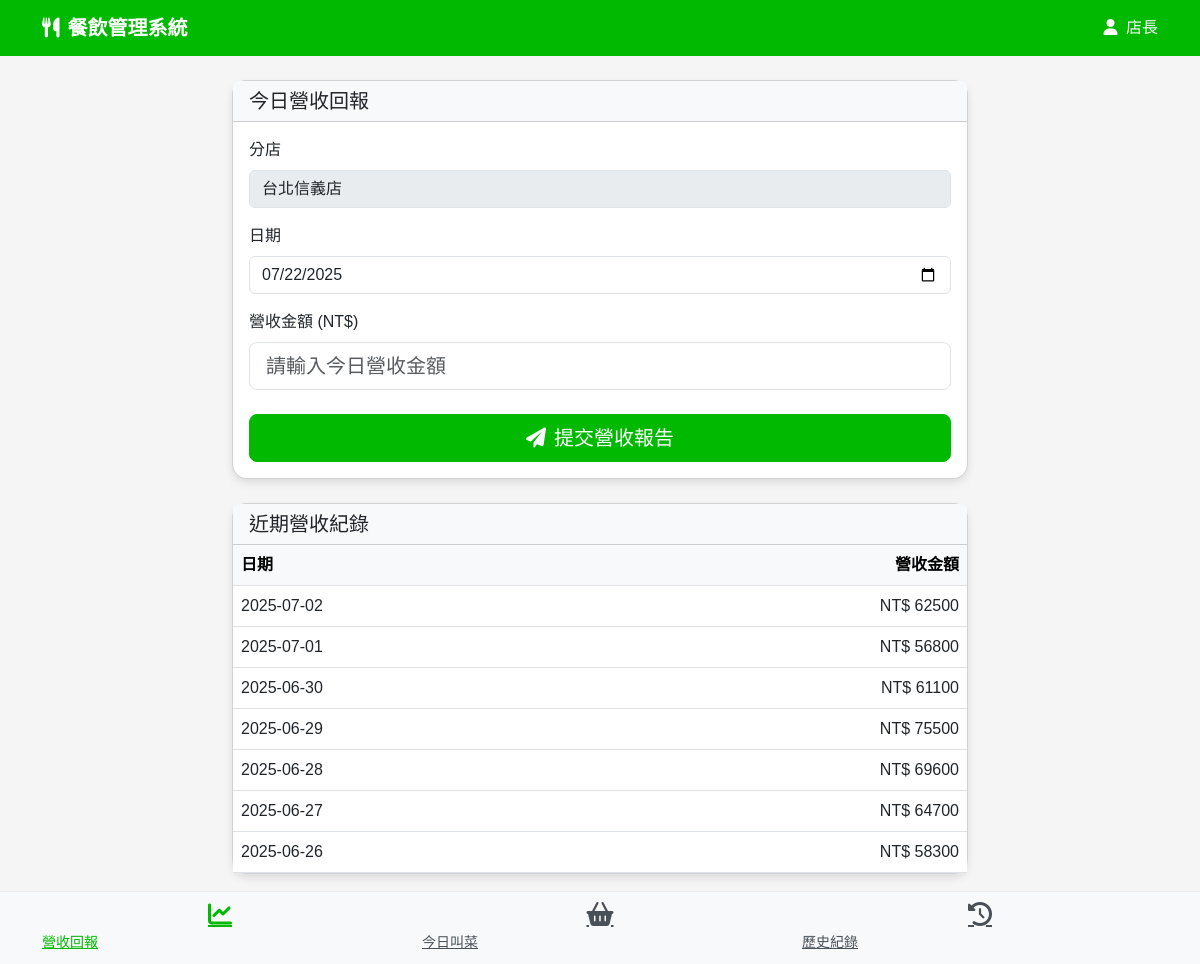
Screenshot of /liff/revenue/ with the database file from the repository.
### apps/mock_data/models.py (models this page shows, shortened)
class Store(models.Model):
    REGION_CHOICES = [
        ('taipei', '台北地區'),
        ('new_taipei', '新北地區'),
        ('taoyuan', '桃園地區'),
        ('taichung', '台中地區'),
        ('tainan', '台南地區'),
        ('kaohsiung', '高雄地區'),
    ]
    name = models.CharField(max_length=100)
    location = models.CharField(max_length=200)
    region = models.CharField(max_length=20, choices=REGION_CHOICES, default='taipei')
    manager_name = models.CharField(max_length=100)
    manager_line_id = models.CharField(max_length=100)
    created_at = models.DateTimeField(auto_now_add=True)

class Revenue(models.Model):
    STATUS_CHOICES = [
        ('pending', '未提交'),
        ('submitted', '已提交'),
    ]
    store = models.ForeignKey(
        Store, on_delete=models.CASCADE, related_name='revenues')
    date = models.DateField(default=timezone.now)
    amount = models.DecimalField(
        max_digits=10, decimal_places=2, validators=[MinValueValidator(0)])
    status = models.CharField(max_length=20, choices=STATUS_CHOICES, default='pending')
    notes = models.TextField(blank=True, help_text='備註說明')
    created_by = models.CharField(max_length=100, default='系統')
    updated_by = models.CharField(max_length=100, default='系統')
    updated_at = models.DateTimeField(auto_now=True)
    submitted_at = models.DateTimeField(auto_now_add=True)
    class Meta:
        unique_together = ['store', 'date']
        ordering = ['-date']

### apps/liff_interface/views.py (the view)
# urls.py: path('revenue/', views.RevenueReportView.as_view(), name='revenue'),
class RevenueReportView(View):
    def get(self, request):
        store = Store.objects.first()
        today = timezone.now().date()
        today_revenue = Revenue.objects.filter(store=store, date=today).first()
        recent_revenues = Revenue.objects.filter(
            store=store).order_by('-date')[:7]
        context = {
            'store': store,
            'today': today,
            'today_revenue': today_revenue,
            'recent_revenues': recent_revenues,
            'liff_id': settings.LINE_LIFF_ID,
        }
        return render(request, 'liff_interface/revenue.html', context)

### templates/liff_interface/revenue.html (shortened to what this page needs)
{% extends 'liff_interface/base.html' %}
{% block content %}
<div class="row justify-content-center">
    <div class="col-md-8">
        <div class="card">
            <div class="card-header bg-light">
                <h5 class="mb-0">今日營收回報</h5>
            </div>
            <div class="card-body">
                <form id="revenueForm">
                    <div class="mb-3">
                        <label for="storeInfo" class="form-label">分店</label>
                        <input type="text" class="form-control" id="storeInfo" value="{{ store.name }}" disabled>
                    </div>
                    <div class="mb-3">
                        <label for="reportDate" class="form-label">日期</label>
                        <input type="date" class="form-control" id="reportDate" value="{{ today|date:'Y-m-d' }}" {% if today_revenue %}disabled{% endif %}>
                    </div>
                    <div class="mb-4">
                        <label for="revenueAmount" class="form-label">營收金額 (NT$)</label>
                        <input type="number" class="form-control form-control-lg" id="revenueAmount" placeholder="請輸入今日營收金額" min="0" step="1" {% if today_revenue %}value="{{ today_revenue.amount }}"{% endif %} required>
                    </div>
                    <div class="d-grid">
                        <button type="submit" class="btn btn-primary btn-lg" id="submitBtn">
                            <i class="fas fa-paper-plane me-2"></i>提交營收報告
                        </button>
                    </div>
                </form>
            </div>
        </div>
        {% if recent_revenues %}
        <div class="card mt-4">
            <div class="card-header bg-light">
                <h5 class="mb-0">近期營收紀錄</h5>
            </div>
            <div class="card-body p-0">
                <div class="table-responsive">
                    <table class="table table-hover mb-0">
                        <thead class="table-light">
                            <tr>
                                <th>日期</th>
                                <th class="text-end">營收金額</th>
                            </tr>
                        </thead>
                        <tbody>
                            {% for revenue in recent_revenues %}
                            <tr>
                                <td>{{ revenue.date|date:"Y-m-d" }}</td>
                                <td class="text-end">NT$ {{ revenue.amount|floatformat:0 }}</td>
                            </tr>
                            {% endfor %}
                        </tbody>
                    </table>
                </div>
            </div>
        </div>
        {% endif %}
    </div>
</div>
{% endblock %}

### templates/liff_interface/base.html (style rules this page uses)
body { background-color: #f5f5f5; font-family: 'Noto Sans TC', sans-serif; padding-bottom: 70px; }
.card { border-radius: 15px; box-shadow: 0 4px 8px rgba(0,0,0,0.1); margin-bottom: 20px; }
.btn-primary { background-color: #00B900; border-color: #00B900; }

### rows the page displays
Store: name "台北信義店"
Revenue: date "2025-07-02", amount "62500"
Revenue: date "2025-07-01", amount "56800"
Revenue: date "2025-06-30", amount "61100"
Revenue: date "2025-06-29", amount "75500"
Revenue: date "2025-06-28", amount "69600"
Revenue: date "2025-06-27", amount "64700"
Revenue: date "2025-06-26", amount "58300"
